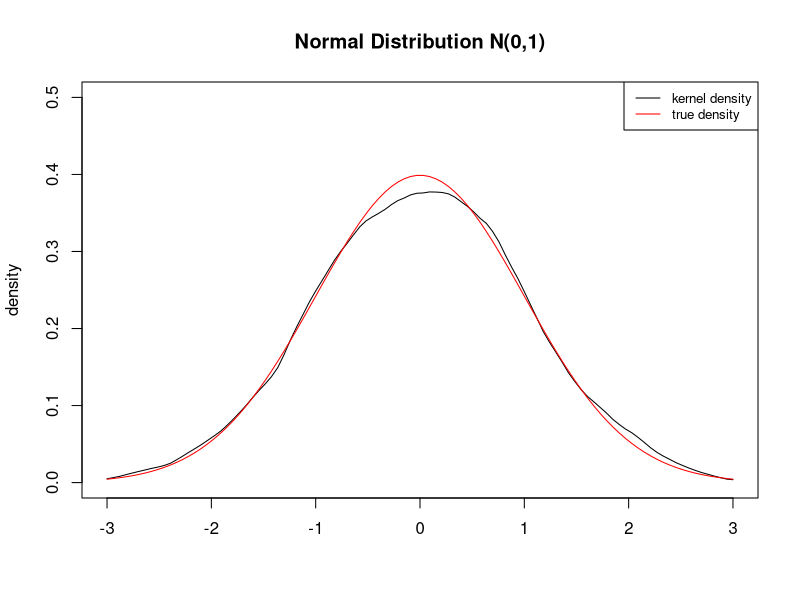
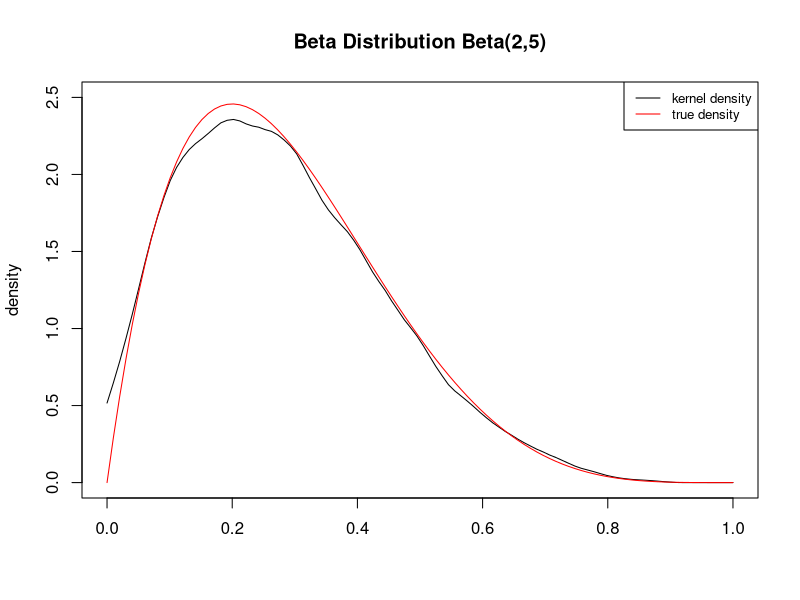
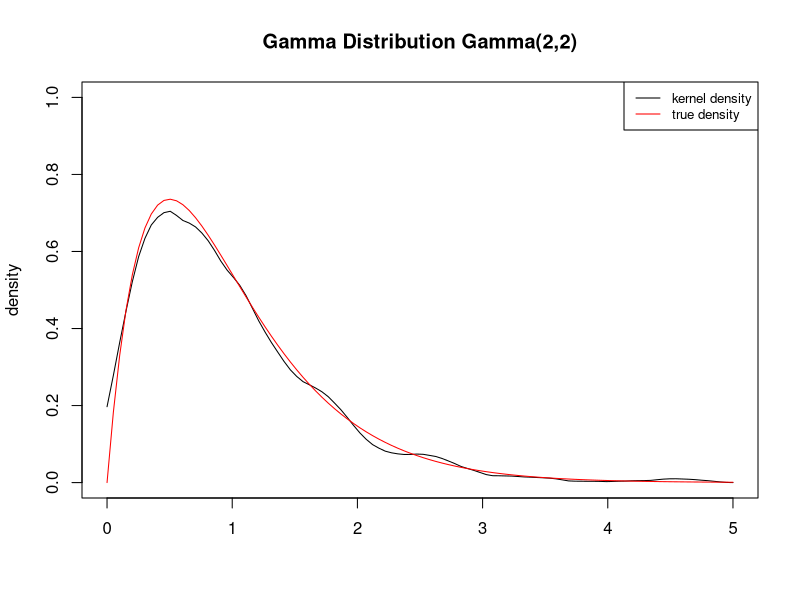
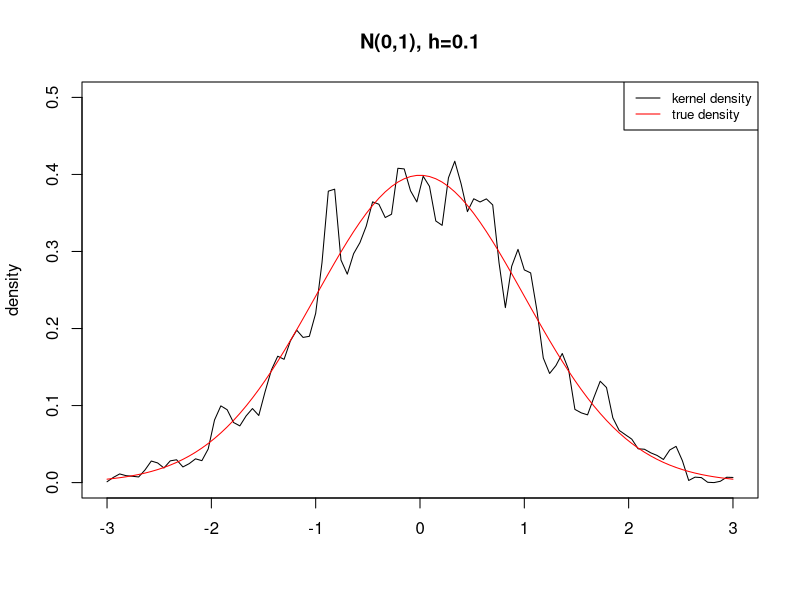
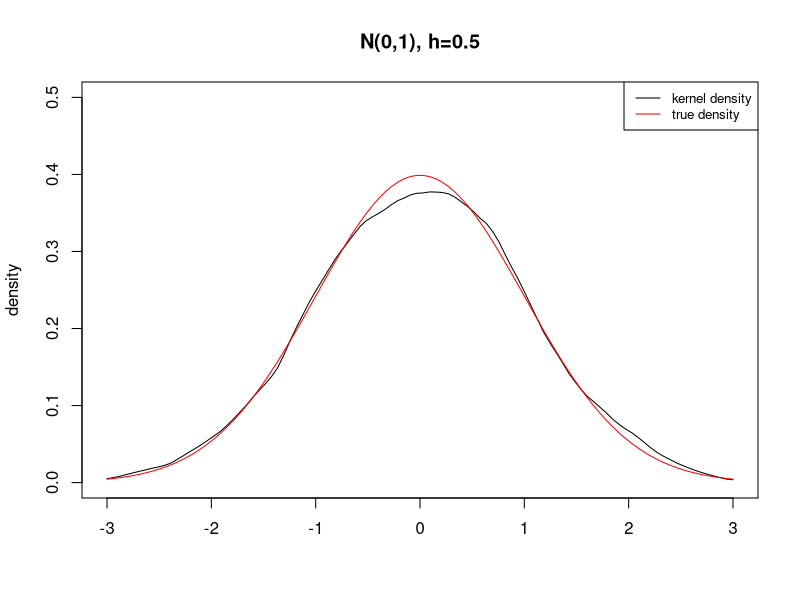
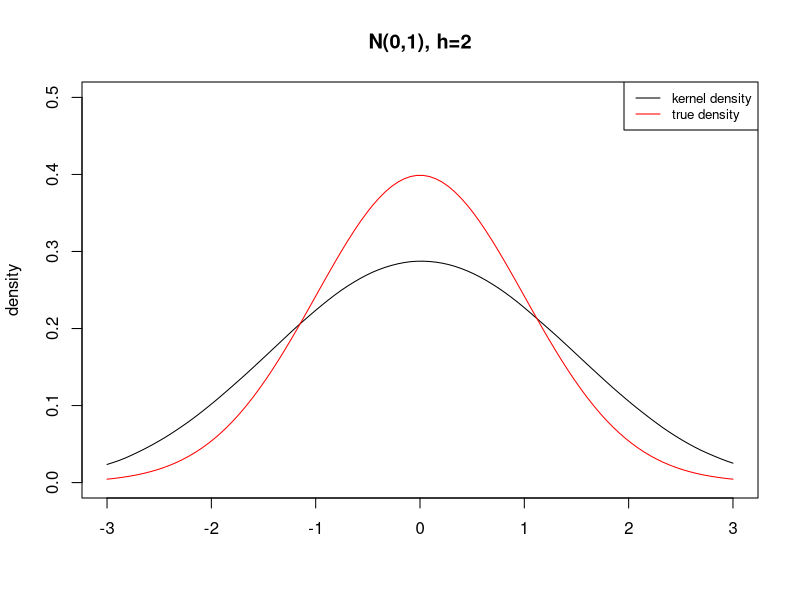

Source code (R) for these figures, in order:
## ---- chunk 1
knitr::opts_chunk$set(
  fig.width = 5,
  fig.height = 4,
  collapse = TRUE,
  comment = "#>"
)
## ---- chunk 2
kernel_density <- function(x, h, x_new){
  den <- rep(0, times = length(x_new))
  for (i in seq_along(x_new)){
    xx <- (x - x_new[i])/h
    ind <- as.numeric(abs(xx) <= 1)
    den[i] <- mean(3/4*(1 - xx^2)*ind)/h
  }
  return(den)
}
## ---- chunk 3
set.seed(2222)
# Normal distriburion
x <- rnorm(1000, 0, 1)
x_new <- seq(-3, 3, length.out = 100)
den <- kernel_density(x, h = 0.5, x_new)
plot(x_new, den, type = "l", ylim = c(0, 0.5), ylab = "density", xlab = "")
trueden <- dnorm(x_new, 0, 1)
points(x_new, trueden, type = "l", col = "red")
legend("topright", legend = c("kernel density","true density"), 
       lty = c(1, 1), col = c("black", "red"), cex = 0.8)
title("Normal Distribution N(0,1)")

# Beta distribution
x <- rbeta(1000, 2, 5)
x_new <- seq(0, 1, length.out = 100)
den <- kernel_density(x, h = 0.1, x_new)
plot(x_new, den, type = "l", ylim = c(0, 2.5), ylab = "density", xlab = "")
trueden <- dbeta(x_new, 2, 5)
points(x_new, trueden, type = "l", col = "red")
legend("topright", legend = c("kernel density","true density"), 
       lty = c(1, 1), col = c("black", "red"), cex = 0.8)
title("Beta Distribution Beta(2,5)")

# Gamma distribution
x <- rgamma(1000, 2, 2)
x_new <- seq(0, 5, length.out = 100)
den <- kernel_density(x, h = 0.3, x_new)
plot(x_new, den, type = "l", ylim = c(0, 1), ylab = "density", xlab = "")
trueden <- dgamma(x_new, 2, 2)
points(x_new, trueden, type = "l", col = "red")
legend("topright", legend = c("kernel density","true density"), 
       lty = c(1, 1), col = c("black", "red"), cex = 0.8)
title("Gamma Distribution Gamma(2,2)")
## ---- chunk 4
set.seed(2222)
x <- rnorm(1000, 0, 1)
x_new <- seq(-3, 3, length.out = 100)

# h=0.1
den <- kernel_density(x, h = 0.1, x_new)
plot(x_new, den, type = "l", ylim = c(0, 0.5), ylab = "density", xlab = "")
trueden <- dnorm(x_new, 0, 1)
points(x_new, trueden, type = "l", col = "red")
legend("topright", legend = c("kernel density","true density"), 
       lty = c(1, 1), col = c("black", "red"), cex = 0.8)
title("N(0,1), h=0.1")

#h=0.5
den <- kernel_density(x, h = 0.5, x_new)
plot(x_new, den, type = "l", ylim = c(0, 0.5), ylab = "density", xlab = "")
trueden <- dnorm(x_new, 0, 1)
points(x_new, trueden, type = "l", col = "red")
legend("topright", legend = c("kernel density","true density"), 
       lty = c(1, 1), col = c("black", "red"), cex = 0.8)
title("N(0,1), h=0.5")

#h=1
den <- kernel_density(x, h = 2, x_new)
plot(x_new, den, type = "l", ylim = c(0, 0.5), ylab = "density", xlab = "")
trueden <- dnorm(x_new, 0, 1)
points(x_new, trueden, type = "l", col = "red")
legend("topright", legend = c("kernel density","true density"), 
       lty = c(1, 1), col = c("black", "red"), cex = 0.8)
title("N(0,1), h=2")
## ---- chunk 5
lasso_reg_with_screening <- function(X, y, b, lambda, alpha){
  s <- rep(0, times = length(b))
  res <- y - X %*% b
  for (j in seq_along(b))
    s[j] <- (sum(X[, j]*res)/length(y) - lambda*(1 - alpha)*b[j])/(lambda*alpha)
  val <- (b == 0) & (abs(s) >= 1)
  return(val)
}
## ---- chunk 6
set.seed(2222)
# Generate a random design matrix X
n <- 500L
p <- 1000L
X <- matrix(rnorm(n*p), nrow = n)
# Generate the real coefficient vector b with only the first ten numbers lager than zero
b <- c(seq(1, 0.1, length.out = 10L), rep(0, times = p - 10L))
# Generate the response vector y
y <- X %*% b +rnorm(n, mean = 0, sd = 0.1)
# Generate the current coefficient vector b_cur
b_cur <- rep(0, times = p)
# Show which current coefficients violate the KKT conditions
which(lasso_reg_with_screening(X, y, b_cur, lambda = 0.8, alpha = 0.8))
